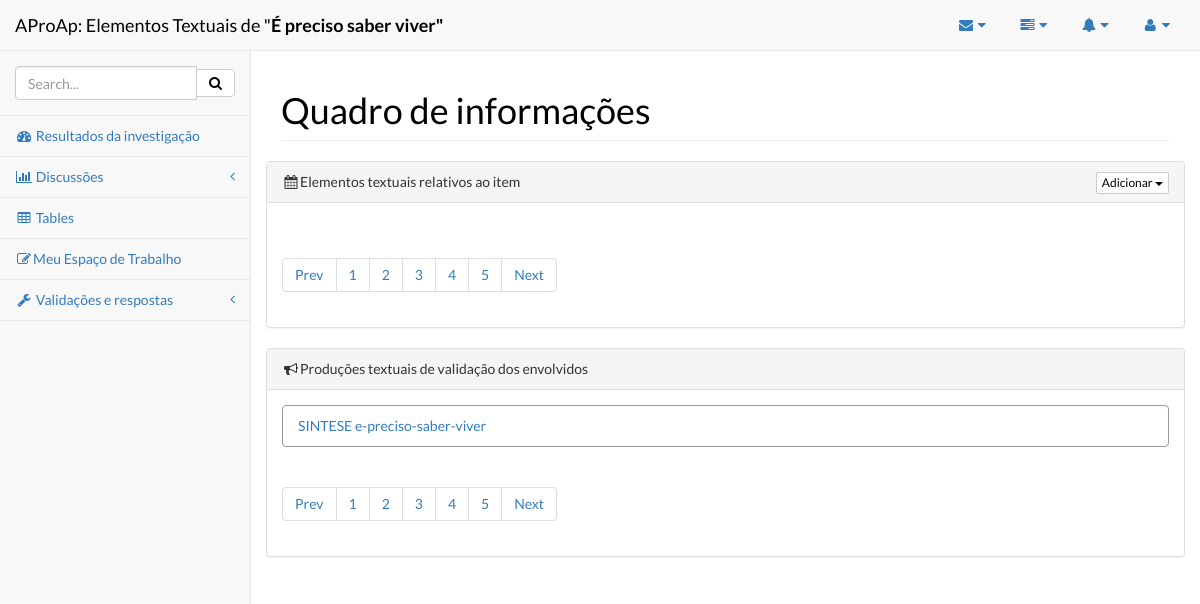
Page /projeto/turma-unesc-iii-periodo-si/0/e-preciso-saber-viver/elementos_textuais/ (signed in) on the committed database.
### aproap/models.py (models this page shows, shortened)
class unidadeInvestigacao(models.Model):
    nomeDoBloco = models.IntegerField()
    qualProjeto = models.ForeignKey(Projeto)
    conhecimentoPrevio = models.CharField(max_length=200)
    slugConhecimento = models.SlugField()
    investigador = models.CharField(max_length=100, blank=True)
    prazo = models.DateField(blank=True, null=True)
    prazoFinal = models.DateField(blank=True, null=True)
    precisaAjuda = models.IntegerField(default=0)
    status = models.IntegerField(default=0)

class textoProduzido(models.Model):
    vinculadoTarefa = models.ForeignKey(tarefasItem, blank=True, null=True)
    vinculadoItem = models.ForeignKey(unidadeInvestigacao)
    titulo = models.CharField(max_length=300)
    criador = models.CharField(max_length=100)
    texto = models.TextField()
    historico = models.CharField(max_length=300)
    data = models.DateTimeField(default=timezone.now())

### aproap/views.py (the view)
@login_required
def elementosTextuais(request, slug, unidade, itemslug):
    itemId = unidadeInvestigacao.objects.get(slugConhecimento=itemslug)
    documentos = textoProduzido.objects.filter(vinculadoItem=itemId)
    nomeDoItem = itemId.conhecimentoPrevio
    todos = elementoTextual.objects.filter(vinculadoItem=itemId)
    context = dict(todos=todos, nomeDoItem=nomeDoItem, slug=slug, unidade=unidade,
                   itemslug=itemslug, documentos=documentos)
    c = RequestContext(request, context)
    return render_to_response('elementosTextuais.html', c)

### aproap/templates/elementosTextuais.html (shortened to what this page needs)
{% load static %}
<html><head>
        <link href="{% static 'static/css/font-awesome.min.css' %}" rel="stylesheet">
        <link href="{% static 'static/css/jquery.qtip.min.css' %}" rel="stylesheet">
        <link href="{% static 'static/css/bootstrap.css' %}" rel="stylesheet">
        <link href="{% static 'static/css/metisMenu.css' %}" rel="stylesheet">
        <link href="{% static 'static/css/sb-admin-2.css' %}" rel="stylesheet">
        <link href="{% static 'static/css/litetooltip.min.css' %}" rel="stylesheet">
        <link href="{% static 'static/css/rateit.css' %}" rel="stylesheet">
    </head><body>
    <div id="wrapper">
      <nav class="navbar navbar-default navbar-static-top" role="navigation"
      style="margin-bottom: 0">
        <div class="navbar-header">
          <a class="navbar-brand">AProAp: Elementos Textuais de&nbsp;"<strong>{{ nomeDoItem }}"</strong></a>
        </div>
        <ul class="nav navbar-top-links navbar-right">
          <li class="dropdown">
            <a class="dropdown-toggle" data-toggle="dropdown" href="#">
                        <i class="fa fa-envelope fa-fw"></i>  <i class="fa fa-caret-down"></i>
                    </a>
          </li>
          <li class="dropdown">
            <a class="dropdown-toggle" data-toggle="dropdown" href="#">
                        <i class="fa fa-tasks fa-fw"></i>  <i class="fa fa-caret-down"></i>
                    </a>
          </li>
          <li class="dropdown">
            <a class="dropdown-toggle" data-toggle="dropdown" href="#">
                        <i class="fa fa-bell fa-fw"></i>  <i class="fa fa-caret-down"></i>
                    </a>
          </li>
          <li class="dropdown">
            <a class="dropdown-toggle" data-toggle="dropdown" href="#">
                        <i class="fa fa-user fa-fw"></i>  <i class="fa fa-caret-down"></i>
                    </a>
          </li>
        </ul>
        <div class="navbar-default sidebar" role="navigation">
          <div class="sidebar-nav navbar-collapse">
            <ul class="nav" id="side-menu">
              <li class="sidebar-search">
                <div class="input-group custom-search-form">
                  <input type="text" class="form-control" placeholder="Search...">
                  <span class="input-group-btn">
                    <button class="btn btn-default" type="button">
                      <i class="fa fa-search"></i>
                    </button>
                  </span>
                </div>
              </li>
              <li>
                <a href="index.html"><i class="fa fa-dashboard fa-fw"></i> Resultados da investigação</a>
              </li>
              <li>
                <a href="#"><i class="fa fa-bar-chart-o fa-fw"></i> Discussões<span class="fa arrow"></span></a>
              </li>
              <li>
                <a href="tables.html"><i class="fa fa-table fa-fw"></i> Tables</a>
              </li>
              <li>
                <a href="/areaDeTrabalho/{{ espacoId }}/{{ unidade }}/"><i class="fa fa-edit fa-fw"></i>Meu Espaço de Trabalho</a>
              </li>
              <li>
                <a href="#"><i class="fa fa-wrench fa-fw"></i> Validações e respostas<span class="fa arrow"></span></a>
              </li>
            </ul>
          </div>
        </div>
      </nav>
      <div id="page-wrapper">
        <div class="row">
          <div class="col-lg-12">
            <h1 class="page-header">Quadro de informações</h1>
          </div>
        </div>
        <div class="row">
          <div class="col-lg-16">
            <div class="panel panel-default">
              <div class="panel-heading">
                <i class="fa -o fa-fw fa-calendar"></i>Elementos textuais relativos ao item
                <div class="pull-right">
                  <div class="btn-group">
                    <button type="button" class="btn btn-default btn-xs dropdown-toggle" data-toggle="dropdown">Adicionar
                      <span class="caret"></span>
                    </button>
                  </div>
                </div>
              </div>
              <div class="panel-body">
                <ul class="pagination">
                  <li>
                    <a href="#">Prev</a>
                  </li>
                  <li>
                    <a href="#">1</a>
                  </li>
                  <li>
                    <a href="#">2</a>
                  </li>
                  <li>
                    <a href="#">3</a>
                  </li>
                  <li>
                    <a href="#">4</a>
                  </li>
                  <li>
                    <a href="#">5</a>
                  </li>
                  <li>
                    <a href="#">Next</a>
                  </li>
                </ul>
              </div>
            </div>
            <div class="panel panel-default">
              <div class="panel-heading">
                <i class="fa -o fa-fw fa-bullhorn"></i>Produções textuais de validação dos envolvidos
              </div>
              <div class="panel-body">
                <ul class="list-group">
                     {% for i in documentos %}
                         <a href="/projeto/{{ slug }}/{{ unidade }}/{{ itemslug }}/elementos_textuais/visualizando/{{ i.id }}/"><li class="list-group-item" id="listaArquivos">{{ i.titulo }} </li> </a>
                     {% endfor %}
                </ul>
                <ul class="pagination">
                  <li>
                    <a href="#">Prev</a>
                  </li>
                  <li>
                    <a href="#">1</a>
                  </li>
                  <li>
                    <a href="#">2</a>
                  </li>
                  <li>
                    <a href="#">3</a>
                  </li>
                  <li>
                    <a href="#">4</a>
                  </li>
                  <li>
                    <a href="#">5</a>
                  </li>
                  <li>
                    <a href="#">Next</a>
                  </li>
                </ul>
              </div>
            </div>
            </div>
          </div>
        </div>
      </div>
  </body>
</html>

### static/css/metisMenu.css (style rules this page uses)
.arrow { float: right; line-height: 1.42857; }
.fa.arrow:before { content: "\f104"; }

### static/css/sb-admin-2.css (style rules this page uses)
body { background-color: #f8f8f8; }
#wrapper { width: 100%; }
#page-wrapper { padding: 0 15px; min-height: 568px; background-color: #fff; }
@media (min-width:768px) { #page-wrapper { position: inherit; margin: 0 0 0 250px; padding: 0 30px; border-left: 1px solid #e7e7e7; } }
.navbar-top-links { margin-right: 0; }
.navbar-top-links li { display: inline-block; }
.navbar-top-links li:last-child { margin-right: 15px; }
.navbar-top-links li a { padding: 15px; min-height: 50px; }
.sidebar .sidebar-nav.navbar-collapse { padding-right: 0; padding-left: 0; }
.sidebar .sidebar-search { padding: 15px; }
.sidebar ul li { border-bottom: 1px solid #e7e7e7; }
.sidebar .arrow { float: right; }
.sidebar .fa.arrow:before { content: "\f104"; }
@media (min-width:768px) { .sidebar { z-index: 1; position: absolute; width: 250px; margin-top: 51px; } }

### rows in the picture
unidadeInvestigacao: conhecimentoPrevio "É preciso saber viver"
textoProduzido: titulo "SINTESE e-preciso-saber-viver"
